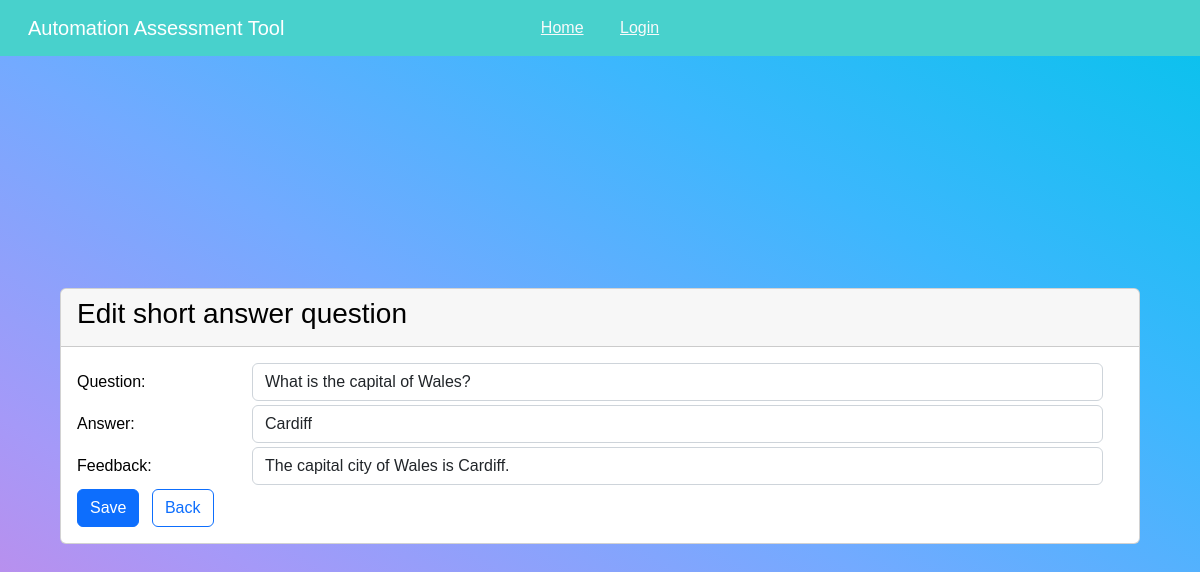
Screenshot of /view_all_questions/4/edit_short_answer_question with the database file from the repository.
### AATApp/models.py (models this page shows)
class Questions(db.Model):
    id = db.Column(db.Integer, primary_key=True, unique=True, nullable=False)
    is_multiple_choice = db.Column(db.Boolean, default=False, nullable=False)
    question = db.Column(db.Integer, nullable=False)
    """
  If the question is short answer (is_multiple_choice = False), all four
  choices should be left empty and "answer" should contain the expected
  answer. If the question is multiple choice (is_multiple_choice = True), all
  four choices should be filled in and "answer" should contain the name of the
  column which contains the correct answer (e.g. "choice3").
  """
    choice1 = db.Column(db.Text)
    choice2 = db.Column(db.Text)
    choice3 = db.Column(db.Text)
    choice4 = db.Column(db.Text)
    answer = db.Column(db.Text, nullable=False)
    feedback = db.Column(db.Text, nullable=False)
    creator_id = db.Column(
        db.Integer, db.ForeignKey('user.id'), nullable=False)

### AATApp/routes/questionsroutes.py (the view, shortened to what this page needs)
@app.route('/view_all_questions/<int:question_id>/edit_short_answer_question',
           endpoint='edit_short_answer_question', methods=['GET', 'POST'])
def edit_short_answer_question(question_id):
    question = Questions.query.get(question_id)
    form = AddShortAnswer(obj=question)
    return render_template('edit_short_answer_question.html',
                           question=question, form=form)

### AATApp/forms.py
class AddShortAnswer(FlaskForm):
    question = StringField('Question:', validators=[DataRequired()])
    answer = StringField('Answer:', validators=[DataRequired()])
    feedback = StringField('Feedback:', validators=[DataRequired()])
    submit = SubmitField('Submit')

### AATApp/templates/edit_short_answer_question.html
{% extends "layout.html" %}
{% block content %}
<div class="card-header">
  <h1 class="fs-3">Edit short answer question</h1>
</div>
<div class="card-body">
  <form method="POST" action="{{ url_for('edit_short_answer_question', question_id=question.id) }}">
    <div class="form-group row me-2 mb-1">
      <div class="col-sm-2">{{ form.question.label }}</div>
      <div class="col-sm-10">{{ form.question(size=50, class="form-control") }}</div>
    </div>
    <div class="form-group row me-2 mb-1">
      <div class="col-sm-2">{{ form.answer.label }}</div>
      <div class="col-sm-10">{{ form.answer(class="form-control") }}</div>
    </div>
    <div class="form-group row me-2 mb-1">
      <div class="col-sm-2">{{ form.feedback.label }}</div>
      <div class="col-sm-10">{{ form.feedback(class="form-control") }}</div>
    </div>
    <div>
      <input type="submit" value="Save" class="btn btn-primary me-2">
      <a href="{{ url_for('view_all_questions') }}" class="btn btn-outline-primary">Back</a>
    </div>
  </form>
</div>
{% endblock content %}

### AATApp/static/style.css (style rules this page uses)
body { font-family: helvetica, sans-serif; background-color: #fff; color: #002699; }
.form-group { display: flex; align-items: center; }

### rows the page displays
Questions: question "What is the capital of Wales?", answer "Cardiff", feedback "The capital city of Wales is Cardiff."
